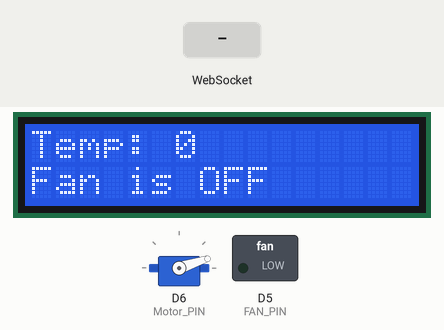
Bench run of a program on a simulated ESP8266 (NodeMCU). Parts: servo, 16×2 character LCD, switched loads named in the program (green lamp = pin HIGH). Inputs (shaded band) come from the test bench. WiFi joins after 1.5 s; servers stay silent unless stated; what the program prints to the serial monitor is not drawn.

Above: at 3.7 s.
3.8 s: WebSocket text "eCO2:" received
At 4.12 s:
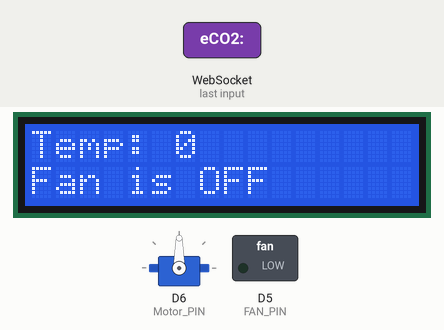
6.9 s: WebSocket text "1" received
At 7.39 s:
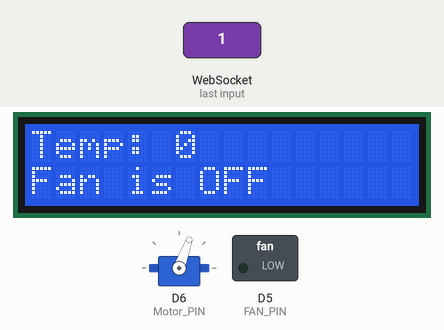
Timing chart, 0 to 14.5 s (numbered marks = the images above; inputs shaded):
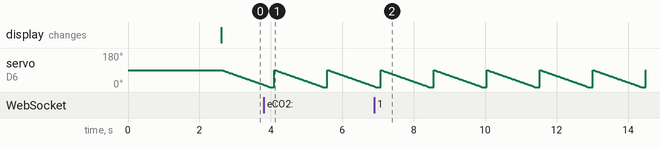

Measured:
- by itself, servo on D6 (Motor_PIN): ramps from 90° to 0° and jumps back, once every 1.5 s

The program:

main.cpp
```cpp
#include <ESP8266WiFi.h>
#include <WebSocketsServer.h>
#include <Adafruit_AHTX0.h>
#include <ScioSense_ENS160.h>
#include <LiquidCrystal_I2C.h>
#include <Wire.h>
#include <Servo.h>

#define FAN_PIN D5
#define Motor_PIN D6

Adafruit_AHTX0 aht;
ScioSense_ENS160 ens160(ENS160_I2CADDR_1);
LiquidCrystal_I2C lcd(0x27,16,2);
Servo servo;

int pos = 0;    // variable to store the servo position

int tempC = 0;    // To store the temperature in C
int humidity; // To store the humidity*
boolean fanState = false;
boolean windowState = false;
boolean lastWindow = false;

IPAddress local_IP(10,43,170,212);
IPAddress gateway(10,43,170,1);
IPAddress subnet(255, 255, 255, 0);

const char *ssid = "Projet";
const char *password = "projet-porjet";

WebSocketsServer webSocket = WebSocketsServer(81); // WebSocket server on port 81

void webSocketEvent(uint8_t num, WStype_t type, uint8_t *payload, size_t length)
{
    switch (type)
    {
    case WStype_DISCONNECTED:
        Serial.printf("[%u] Disconnected!\n", num);
        break;
    case WStype_CONNECTED:
    {
        IPAddress ip = webSocket.remoteIP(num);
        Serial.printf("[%u] Connected from %d.%d.%d.%d\n", num, ip[0], ip[1], ip[2], ip[3]);
    }
    break;
    case WStype_TEXT:
        Serial.printf("[%u] Received text: %s\n", num, payload);
        // Send a response back to the client
        String echoMessage = "Received:  " + String((char *)payload);
        webSocket.sendTXT(num, echoMessage);
        if(strcmp((char *)payload, "on") == 0)
        {
            fanState = true;
        }
        else if(strcmp((char *)payload, "off") == 0)
        {
            fanState = false;
        }
        if(strcmp((char *)payload, "open") == 0)
        {
            windowState = true;
        }
        else if(strcmp((char *)payload, "close") == 0)
        {
            windowState = false;
        }
        break;
    }
}

void setup()
{
    Serial.begin(9600);
    pinMode(FAN_PIN, OUTPUT);
    servo.attach(Motor_PIN);
    analogWrite(FAN_PIN, 0);
    lcd.init();
    lcd.backlight();
    delay(500);
    if (!WiFi.config(local_IP, gateway, subnet))
    {
        Serial.println("STA Failed to configure");
    }
    // Connect to Wi-Fi
    WiFi.begin(ssid, password);

    while (WiFi.status() != WL_CONNECTED)
    {
        delay(1000);
        Serial.println("Connecting to WiFi...");
    }
    Serial.println("Connected to WiFi");

    // Initialize WebSocket server
    webSocket.begin();
    webSocket.onEvent(webSocketEvent);
    Serial.print("ESP8266 Web Server's IP address: ");
    Serial.println(WiFi.localIP());
    // ens160.begin();
    // Serial.println(ens160.available() ? "done." : "failed!");
    // if (ens160.available())
    // {
    //     Serial.print("\tRev: ");
    //     Serial.print(ens160.getMajorRev());

    //     Serial.print(".");
    //     Serial.print(ens160.getMinorRev());

    //     Serial.print(".");
    //     Serial.println(ens160.getBuild());

    //     Serial.print("\tStandard mode ");

    //     Serial.println(ens160.setMode(ENS160_OPMODE_STD) ? "done." : "failed!");
    // }
    // if (!aht.begin())
    // {

    //     Serial.println("Could not find AHT? Check wiring");
    // }

    // Serial.println("AHT10 or AHT20 found");
}

void loop()
{
    webSocket.loop();
    // sensors_event_t humidity1, temp;
    // aht.getEvent(&humidity1, &temp);
    // tempC = (temp.temperature);
    // humidity = (humidity1.relative_humidity);
    // Serial.print("Temperature: ");
    // Serial.print(tempC);
    // Serial.println(" degrees °C");
    if(fanState)
    {
        lcd.clear();
        lcd.setCursor(0,1);
        lcd.print("Fan is ON");
        analogWrite(FAN_PIN, 255);
    }
    else
    {
        lcd.clear();
        lcd.setCursor(0,1);
        lcd.print("Fan is OFF");
        analogWrite(FAN_PIN, 0);
    }
    if (tempC > 30)
    {
        analogWrite(FAN_PIN, 255);
    }
    else
    {
        analogWrite(FAN_PIN, 0);
    }
    // tempC+=1;
    // webSocket.sendTXT(0, (String(tempC)).c_str());
    lcd.setCursor(0,0);
    lcd.print("Temp: ");
    lcd.print(tempC);

    if(windowState != lastWindow)
    {
        for (pos = 0; pos <= 90; pos += 1) // goes from 0 degrees to 180 degrees
        {                                  // in steps of 1 degree
            servo.write(pos);              // tell servo to go to position in variable 'pos'
            delay(15);                       // waits 15ms for the servo to reach the position
        }
    }
    else
    {
        for (pos = 90; pos >= 0; pos -= 1) // goes from 180 degrees to 0 degrees
        {
            servo.write(pos);              // tell servo to go to position in variable 'pos'
            delay(15);                       // waits 15ms for the servo to reach the position
        }
    }
    // Serial.println(tempC);
    // if (ens160.available())
    // {
    //     ens160.set_envdata(tempC, humidity);
    //     ens160.measure(true);
    //     ens160.measureRaw(true);

    //     Serial.print("AQI: ");
    //     Serial.print(ens160.getAQI());
    //     Serial.print("\t");

    //     Serial.print("TVOC: ");
    //     Serial.print(ens160.getTVOC());
    //     Serial.print("ppb\t");

    //     Serial.print("eCO2: ");
    //     Serial.print(ens160.geteCO2());
    //     Serial.println("ppm\t");
    // }
    lastWindow = windowState;
    delay(100);
}
```
